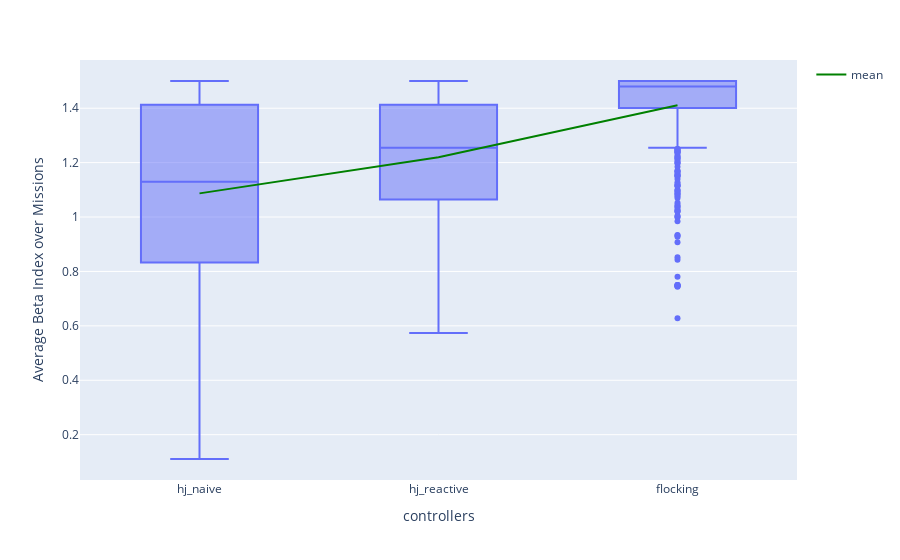

Source (notebook cell):
### Markdown cell above
+ Beta Index

### Code cell
beta_index_avg_dic = {"hj_naive": metrics_hj_naive["Average Beta Index"],
                      "hj_reactive": metrics_hj_reactive["Average Beta Index"],
                      "flocking": metrics_hj_flocking["Average Beta Index"]}
beta_index_avg_df = pd.DataFrame(beta_index_avg_dic)
fig_beta = px.box(beta_index_avg_df)
mean_trace = go.Scatter(
    x=beta_index_avg_df.columns,
    y=beta_index_avg_df.mean(),
    mode='lines',
    line=dict(color='green', width=2),
    showlegend=True,
    name="mean"
)
fig_beta.add_trace(mean_trace)
# Add custom x and y labels
fig_beta.update_layout(
    xaxis_title="controllers",
    yaxis_title="Average Beta Index over Missions"
)
fig_beta.show()

### Figure 1 — Plotly figure (JSON) as saved in the notebook; plotly's stock layout.template omitted (floating-point values rounded to 4 significant figures; data arrays with more than 128 entries replaced by an {"elided": "..."} marker saying what was removed)
{"data": [{"alignmentgroup": "True", "hovertemplate": "variable=%{x}<br>value=%{y}<extra></extra>", "legendgroup": "", "marker": {"color": "#636efa"}, "name": "", "notched": false, "offsetgroup": "", "orientation": "v", "showlegend": false, "type": "box", "x": {"elided": "1647 str values"}, "x0": " ", "xaxis": "x", "y": {"elided": "1647 float values"}, "y0": " ", "yaxis": "y"}, {"line": {"color": "green", "width": 2}, "mode": "lines", "name": "mean", "showlegend": true, "type": "scatter", "x": ["hj_naive", "hj_reactive", "flocking"], "y": [1.087, 1.219, 1.411]}], "layout": {"boxmode": "group", "legend": {"tracegroupgap": 0}, "margin": {"t": 60}, "xaxis": {"anchor": "y", "domain": [0, 1], "title": {"text": "controllers"}}, "yaxis": {"anchor": "x", "domain": [0, 1], "title": {"text": "Average Beta Index over Missions"}}}}
